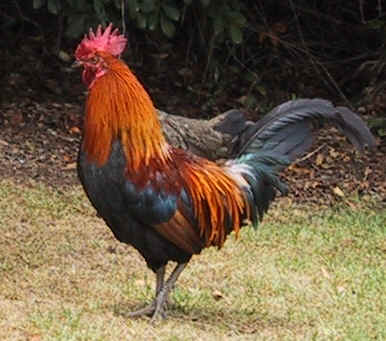
%> input picture rooster.jpg, 386 x 341 px
$ octave lab2.m   (GNU Octave 9; MATLAB toolbox functions it lacks are replaced by stand-ins)
%> lines starting %> are read from the running program, lines starting %| are printed output that depends on the picture
Ia=imread('rooster.jpg');
%> Ia is the input picture: size 341x386x3 uint8; mean R, G, B 110, 91.4, 68
IaRbg=im2double(Ia);
Ia=rgb2gray(IaRbg);
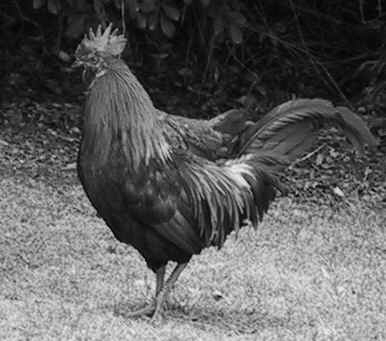
%> Ia: size 341x386 double; min 0, max 0.951, mean 0.37
Ib=imread('woods.png');
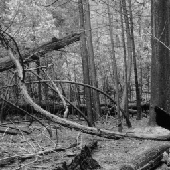
%> input picture woods.png, 170 x 170 px
%> Ib is the input picture: size 170x170 uint8; min 4, max 238, mean 105.8
Ib=im2double(Ib);
%> Ib: size 170x170 double
Ic=imread('elephant.png');
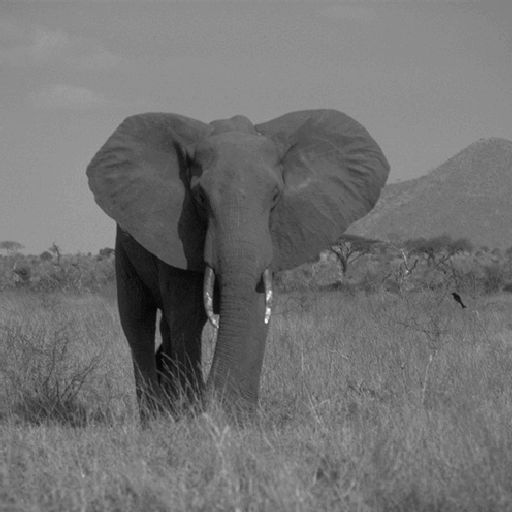
%> input picture elephant.png, 512 x 512 px
%> Ic is the input picture: size 512x512 uint8; min 6, max 249, mean 113.7
Ic=im2double(Ic);
%> Ic: size 512x512 double
%
figure(11),subplot(1,2,1),imagesc(Ia);
subplot(1,2,2),imagesc(Ib);
colormap('gray')
%% Question 2 Redundancy in Natural Images

corr2(Ia,Ia);
shiftsize=30;
x=0:1:shiftsize;
%> (the run ends here)
